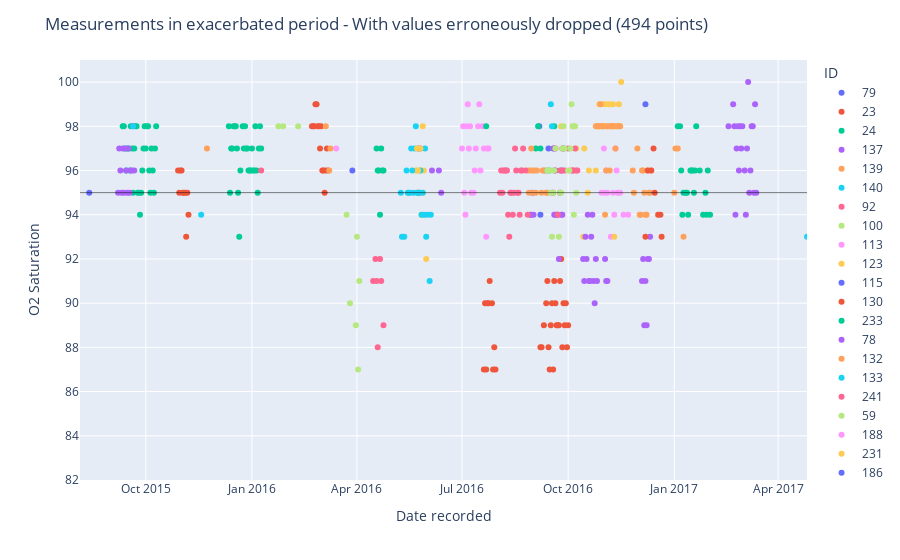
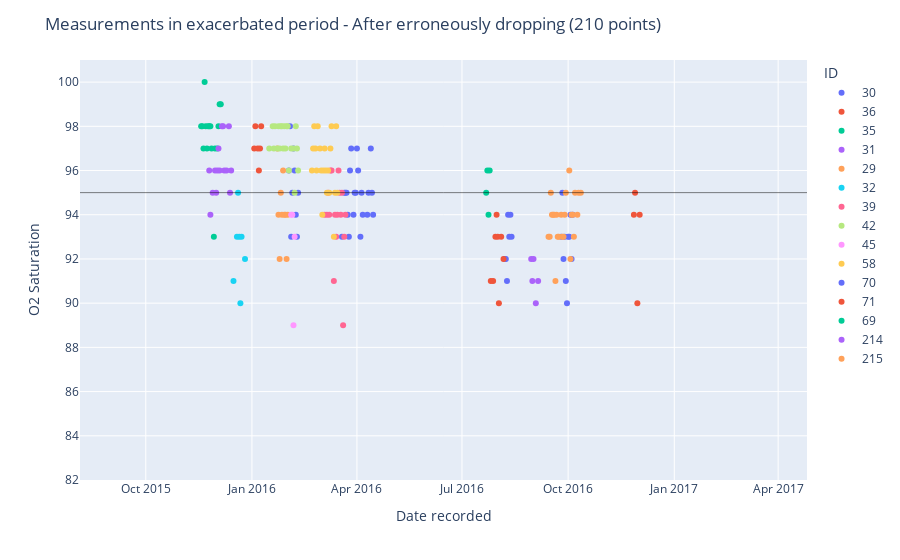
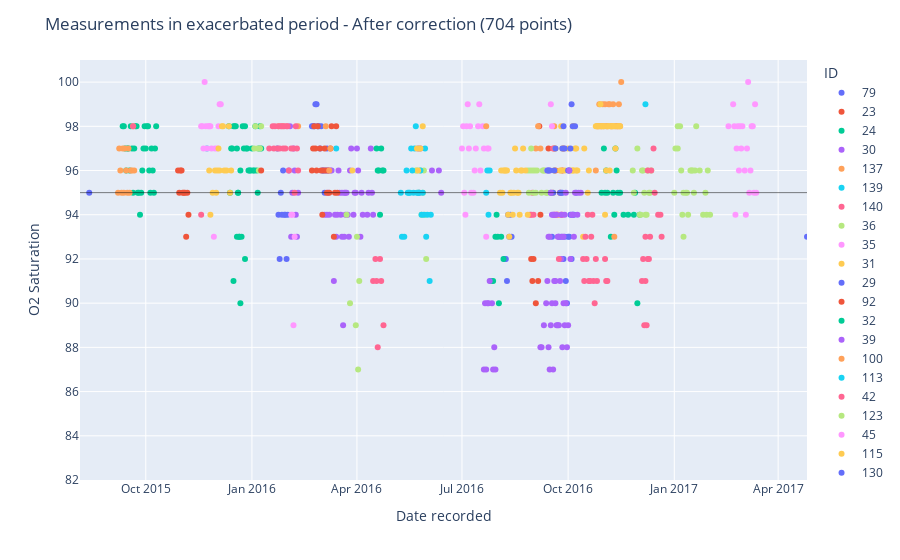

The code cell stored with these charts, in order, in its notebook:
### Code cell
# We'd like to explain the difference in the distribution of O2 saturation in the Exacerbated and Stable groups before and after the removal of the rows with nan.
# Changes in O2 Saturation's distribution are much stronger in the Exacerbated group than in the Stable. 
# Let's have a look at the Exacerbated group only.

# Scatter plot nan with x Date recorded, y O2 saturation, color ID with px library
nan_ex = nan[nan['Is Exacerbated']==True]
nonan_ex = nonan[nonan['Is Exacerbated']==True]
full_ex = full[full['Is Exacerbated']==True]
print(nan_ex.shape)
print(nonan_ex.shape)

def set_axes(fig):
  # Set y axis range to min max of O2 saturation of full
  fig.update_yaxes(range=[full['O2 Saturation'].min()-1, full['O2 Saturation'].max()+1])
  # Set x axis range to min max of Date recorded of full
  fig.update_xaxes(range=[full[x_col].min(), full[x_col].max()])
  return -1

fig = px.scatter(nan_ex, x=x_col, y='O2 Saturation', color='ID')
# Add line of O2 saturation 95
fig.add_shape(type="line", x0=full[x_col].min(), y0=95, x1=full[x_col].max(), y1=95, line=dict(color="Black", width=0.5))
set_axes(fig)
fig.update_layout(title='Measurements in exacerbated period - With values erroneously dropped ({} points)'.format(nan_ex.shape[0]))
fig.show()

fig = px.scatter(nonan_ex, x=x_col, y='O2 Saturation', color='ID')
set_axes(fig)
fig.add_shape(type="line", x0=full[x_col].min(), y0=95, x1=full[x_col].max(), y1=95, line=dict(color="Black", width=0.5))
fig.update_layout(title='Measurements in exacerbated period - After erroneously dropping ({} points)'.format(nonan_ex.shape[0]))
fig.show()

fig = px.scatter(full_ex, x=x_col, y='O2 Saturation', color='ID')
set_axes(fig)
fig.add_shape(type="line", x0=full[x_col].min(), y0=95, x1=full[x_col].max(), y1=95, line=dict(color="Black", width=0.5))
fig.update_layout(title='Measurements in exacerbated period - After correction ({} points)'.format(full_ex.shape[0]))
fig.show()
